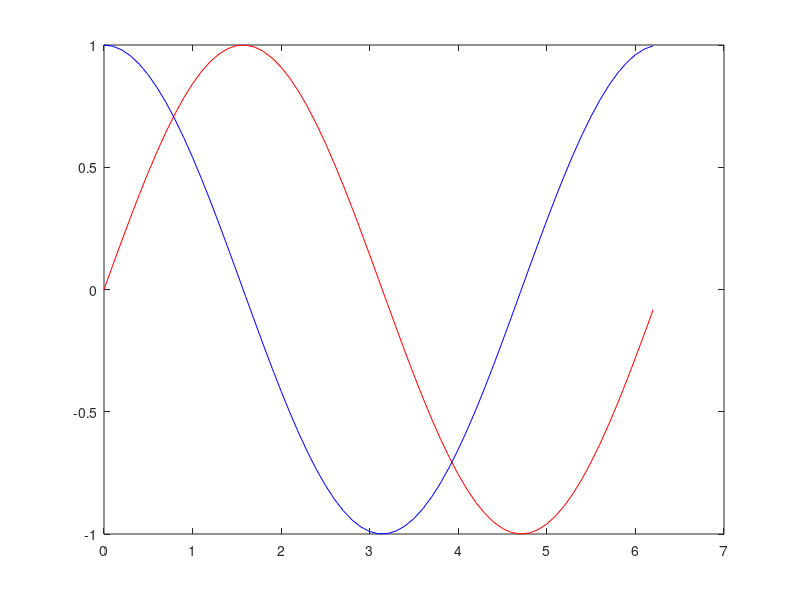

This figure's MATLAB source: (Note: this script raises an error after producing the figure.)
clc;
clearvars;
pi=3.14;
t=0:0.1:(2*pi);
a=sin(t);
plot(t,a,'color','r');
hold on;
b=cos(t);
plot(t,b,'color','b');
legend(a,b,'Location','northeast');
hold off;